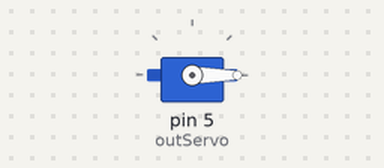
This sketch was run on a simulated Arduino Uno, built with avr-gcc and run on an emulated ATmega328P. Shown: servo.

Above: at 0.05 s.
At 1.2 s:
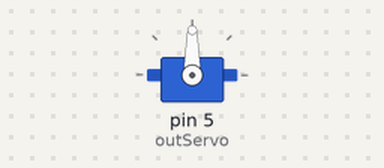
At 2.4 s:
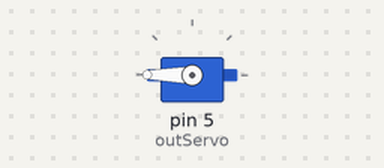
Timing chart, 0 to 5.5 s (numbered marks = the images above):
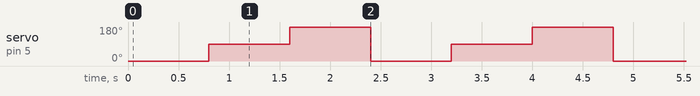

Measured:
- by itself, servo on pin 5 (outServo): repeats every 2.4 s: 180° 0.80 s, 0° 0.80 s, 90° 0.80 s

The sketch:

Servo.ino
```cpp
#include<Servo.h>
int outServo=5;
Servo myservo;

void setup() {
  // put your setup code here, to run once:
Serial.begin(9600);
myservo.attach(outServo);
}

void loop() {
  // put your main code here, to run repeatedly:
myservo.write(0);//0-180
delay(800);
myservo.write(90);//0-180
delay(800);
myservo.write(180);
delay(800);
}
```
